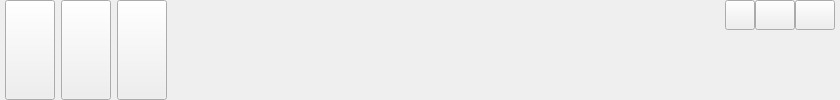
     <widget class="QWidget" name="titlewidget" native="true">
      <property name="minimumSize">
       <size>
        <width>0</width>
        <height>0</height>
       </size>
      </property>
      <property name="maximumSize">
       <size>
        <width>16777215</width>
        <height>16777215</height>
       </size>
      </property>
      <property name="mouseTracking">
       <bool>true</bool>
      </property>
      <property name="styleSheet">
       <string notr="true">QWidget#titlewidget {border-image: url(:/resources/Main/background.jpg);}</string>
      </property>
      <layout class="QHBoxLayout" name="horizontalLayout_3">
       <property name="leftMargin">
        <number>5</number>
       </property>
       <property name="topMargin">
        <number>0</number>
       </property>
       <property name="rightMargin">
        <number>5</number>
       </property>
       <property name="bottomMargin">
        <number>0</number>
       </property>
       <item>
        <widget class="QToolButton" name="comprehensivetoolButton">
         <property name="sizePolicy">
          <sizepolicy hsizetype="Preferred" vsizetype="Preferred">
           <horstretch>0</horstretch>
           <verstretch>0</verstretch>
          </sizepolicy>
         </property>
         <property name="minimumSize">
          <size>
           <width>50</width>
           <height>50</height>
          </size>
         </property>
         <property name="maximumSize">
          <size>
           <width>16777215</width>
           <height>16777215</height>
          </size>
         </property>
         <property name="styleSheet">
          <string notr="true">border-image: url(:/resources/Main/Synthesize.png);</string>
         </property>
         <property name="text">
          <string/>
         </property>
        </widget>
       </item>
       <item>
        <widget class="QToolButton" name="hardwaretoolButton">
         <property name="sizePolicy">
          <sizepolicy hsizetype="Preferred" vsizetype="Preferred">
           <horstretch>0</horstretch>
           <verstretch>0</verstretch>
          </sizepolicy>
         </property>
         <property name="minimumSize">
          <size>
           <width>50</width>
           <height>50</height>
          </size>
         </property>
         <property name="maximumSize">
          <size>
           <width>16777215</width>
           <height>16777215</height>
          </size>
         </property>
         <property name="styleSheet">
          <string notr="true">border-image: url(:/resources/Main/HardWareInfo.png);</string>
         </property>
         <property name="text">
          <string/>
         </property>
        </widget>
       </item>
       <item>
        <widget class="QToolButton" name="advencedhardwaretoolButton">
         <property name="sizePolicy">
          <sizepolicy hsizetype="Preferred" vsizetype="Preferred">
           <horstretch>0</horstretch>
           <verstretch>0</verstretch>
          </sizepolicy>
         </property>
         <property name="minimumSize">
          <size>
           <width>50</width>
           <height>50</height>
          </size>
         </property>
         <property name="maximumSize">
          <size>
           <width>16777215</width>
           <height>16777215</height>
          </size>
         </property>
         <property name="layoutDirection">
          <enum>Qt::LeftToRight</enum>
         </property>
         <property name="styleSheet">
          <string notr="true">border-image: url(:/resources/Main/Modification.png);</string>
         </property>
         <property name="text">
          <string/>
         </property>
        </widget>
       </item>
       <item>
        <spacer name="horizontalSpacer">
         <property name="orientation">
          <enum>Qt::Horizontal</enum>
         </property>
         <property name="sizeHint" stdset="0">
          <size>
           <width>552</width>
           <height>20</height>
          </size>
         </property>
        </spacer>
       </item>
       <item>
        <layout class="QVBoxLayout" name="verticalLayout_20">
         <property name="spacing">
          <number>0</number>
         </property>
         <item>
          <layout class="QHBoxLayout" name="maincontrolhorizontalLayout">
           <item>
            <widget class="settingbutton" name="settingtoolButton">
             <property name="sizePolicy">
              <sizepolicy hsizetype="Preferred" vsizetype="Preferred">
               <horstretch>0</horstretch>
               <verstretch>0</verstretch>
              </sizepolicy>
             </property>
             <property name="minimumSize">
              <size>
               <width>30</width>
               <height>30</height>
              </size>
             </property>
             <property name="maximumSize">
              <size>
               <width>16777215</width>
               <height>16777215</height>
              </size>
             </property>
             <property name="text">
              <string/>
             </property>
            </widget>
           </item>
           <item>
            <widget class="mainctrlbutton" name="minpushButton">
             <property name="sizePolicy">
              <sizepolicy hsizetype="Preferred" vsizetype="Preferred">
               <horstretch>0</horstretch>
               <verstretch>0</verstretch>
              </sizepolicy>
             </property>
             <property name="minimumSize">
              <size>
               <width>30</width>
               <height>30</height>
              </size>
             </property>
             <property name="maximumSize">
              <size>
               <width>16777215</width>
               <height>16777215</height>
              </size>
             </property>
             <property name="text">
              <string/>
             </property>
            </widget>
           </item>
           <item>
            <widget class="closebutton" name="closepushButton">
             <property name="sizePolicy">
              <sizepolicy hsizetype="Preferred" vsizetype="Preferred">
               <horstretch>0</horstretch>
               <verstretch>0</verstretch>
              </sizepolicy>
             </property>
             <property name="minimumSize">
              <size>
               <width>30</width>
               <height>30</height>
              </size>
             </property>
             <property name="text">
              <string/>
             </property>
            </widget>
           </item>
          </layout>
         </item>
         <item>
          <spacer name="verticalSpacer">
           <property name="orientation">
            <enum>Qt::Vertical</enum>
           </property>
           <property name="sizeType">
            <enum>QSizePolicy::Expanding</enum>
           </property>
           <property name="sizeHint" stdset="0">
            <size>
             <width>20</width>
             <height>20</height>
            </size>
           </property>
          </spacer>
         </item>
        </layout>
       </item>
      </layout>
     </widget>
